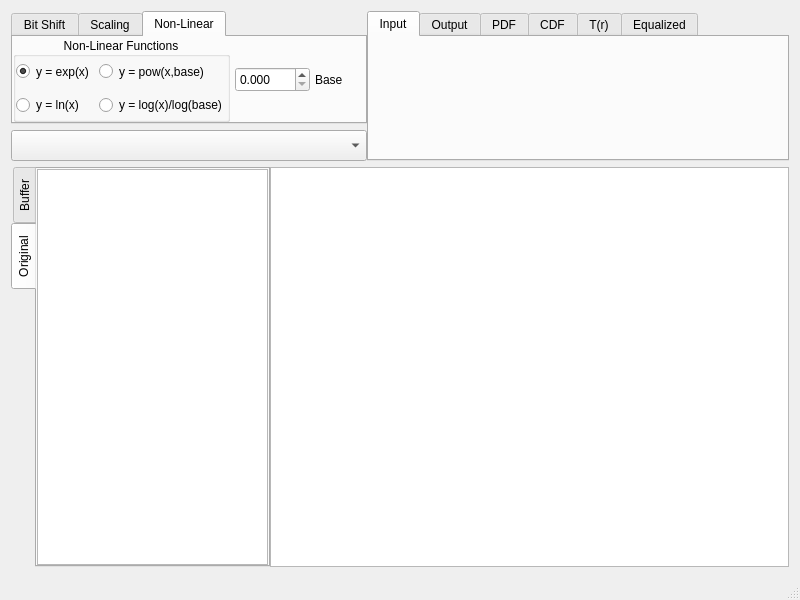
<?xml version="1.0" encoding="UTF-8"?>
<ui version="4.0">
 <class>MainWindow</class>
 <widget class="QMainWindow" name="MainWindow">
  <property name="geometry">
   <rect>
    <x>0</x>
    <y>0</y>
    <width>800</width>
    <height>600</height>
   </rect>
  </property>
  <property name="sizePolicy">
   <sizepolicy hsizetype="MinimumExpanding" vsizetype="Preferred">
    <horstretch>0</horstretch>
    <verstretch>0</verstretch>
   </sizepolicy>
  </property>
  <property name="minimumSize">
   <size>
    <width>800</width>
    <height>600</height>
   </size>
  </property>
  <property name="windowTitle">
   <string>MainWindow</string>
  </property>
  <widget class="QWidget" name="centralWidget">
   <property name="sizePolicy">
    <sizepolicy hsizetype="Expanding" vsizetype="Expanding">
     <horstretch>0</horstretch>
     <verstretch>0</verstretch>
    </sizepolicy>
   </property>
   <layout class="QVBoxLayout" name="verticalLayout" stretch="0,1">
    <item>
     <layout class="QHBoxLayout" name="horizontalLayout_10" stretch="1,2">
      <property name="spacing">
       <number>0</number>
      </property>
      <item>
       <layout class="QVBoxLayout" name="verticalLayout_2">
        <item>
         <widget class="QTabWidget" name="tabWidget_processSettings">
          <property name="currentIndex">
           <number>2</number>
          </property>
          <property name="iconSize">
           <size>
            <width>15</width>
            <height>15</height>
           </size>
          </property>
          <widget class="QWidget" name="tabBitShiftSettings">
           <property name="sizePolicy">
            <sizepolicy hsizetype="Expanding" vsizetype="Expanding">
             <horstretch>0</horstretch>
             <verstretch>0</verstretch>
            </sizepolicy>
           </property>
           <attribute name="title">
            <string>Bit Shift</string>
           </attribute>
           <layout class="QHBoxLayout" name="horizontalLayout_21">
            <property name="spacing">
             <number>5</number>
            </property>
            <property name="leftMargin">
             <number>0</number>
            </property>
            <property name="topMargin">
             <number>0</number>
            </property>
            <property name="rightMargin">
             <number>0</number>
            </property>
            <property name="bottomMargin">
             <number>0</number>
            </property>
            <item>
             <widget class="QGroupBox" name="groupBox_bitShiftControl">
              <property name="sizePolicy">
               <sizepolicy hsizetype="Expanding" vsizetype="Expanding">
                <horstretch>0</horstretch>
                <verstretch>0</verstretch>
               </sizepolicy>
              </property>
              <property name="minimumSize">
               <size>
                <width>0</width>
                <height>0</height>
               </size>
              </property>
              <property name="font">
               <font>
                <pointsize>12</pointsize>
               </font>
              </property>
              <property name="title">
               <string>Bit Shift Direction</string>
              </property>
              <property name="alignment">
               <set>Qt::AlignCenter</set>
              </property>
              <layout class="QVBoxLayout" name="verticalLayout_6">
               <property name="spacing">
                <number>5</number>
               </property>
               <property name="leftMargin">
                <number>0</number>
               </property>
               <property name="topMargin">
                <number>0</number>
               </property>
               <property name="rightMargin">
                <number>0</number>
               </property>
               <property name="bottomMargin">
                <number>0</number>
               </property>
               <item>
                <widget class="QRadioButton" name="buttonRadio_bitShiftLeft">
                 <property name="sizePolicy">
                  <sizepolicy hsizetype="Expanding" vsizetype="Expanding">
                   <horstretch>0</horstretch>
                   <verstretch>0</verstretch>
                  </sizepolicy>
                 </property>
                 <property name="minimumSize">
                  <size>
                   <width>0</width>
                   <height>0</height>
                  </size>
                 </property>
                 <property name="layoutDirection">
                  <enum>Qt::LeftToRight</enum>
                 </property>
                 <property name="text">
                  <string>Left (multiplication)</string>
                 </property>
                 <property name="checked">
                  <bool>true</bool>
                 </property>
                </widget>
               </item>
               <item>
                <widget class="QRadioButton" name="buttonRadio_bitShiftRight">
                 <property name="sizePolicy">
                  <sizepolicy hsizetype="Expanding" vsizetype="Expanding">
                   <horstretch>0</horstretch>
                   <verstretch>0</verstretch>
                  </sizepolicy>
                 </property>
                 <property name="minimumSize">
                  <size>
                   <width>0</width>
                   <height>0</height>
                  </size>
                 </property>
                 <property name="font">
                  <font>
                   <kerning>true</kerning>
                  </font>
                 </property>
                 <property name="layoutDirection">
                  <enum>Qt::LeftToRight</enum>
                 </property>
                 <property name="text">
                  <string>Right (division)</string>
                 </property>
                 <property name="checkable">
                  <bool>true</bool>
                 </property>
                </widget>
               </item>
              </layout>
             </widget>
            </item>
            <item>
             <widget class="QSpinBox" name="spinBox_bitShift">
              <property name="sizePolicy">
               <sizepolicy hsizetype="Fixed" vsizetype="Fixed">
                <horstretch>0</horstretch>
                <verstretch>0</verstretch>
               </sizepolicy>
              </property>
              <property name="minimumSize">
               <size>
                <width>75</width>
                <height>25</height>
               </size>
              </property>
              <property name="frame">
               <bool>true</bool>
              </property>
              <property name="maximum">
               <number>3</number>
              </property>
              <property name="value">
               <number>0</number>
              </property>
             </widget>
            </item>
            <item>
             <widget class="QLabel" name="label_bitShift_bits">
              <property name="sizePolicy">
               <sizepolicy hsizetype="Expanding" vsizetype="Expanding">
                <horstretch>0</horstretch>
                <verstretch>0</verstretch>
               </sizepolicy>
              </property>
              <property name="minimumSize">
               <size>
                <width>0</width>
                <height>0</height>
               </size>
              </property>
              <property name="text">
               <string>Bits</string>
              </property>
              <property name="indent">
               <number>0</number>
              </property>
             </widget>
            </item>
           </layout>
          </widget>
          <widget class="QWidget" name="tabScalingSettings">
           <property name="sizePolicy">
            <sizepolicy hsizetype="Expanding" vsizetype="Expanding">
             <horstretch>0</horstretch>
             <verstretch>0</verstretch>
            </sizepolicy>
           </property>
           <attribute name="title">
            <string>Scaling</string>
           </attribute>
           <layout class="QHBoxLayout" name="horizontalLayout_22">
            <property name="spacing">
             <number>5</number>
            </property>
            <property name="leftMargin">
             <number>0</number>
            </property>
            <property name="topMargin">
             <number>0</number>
            </property>
            <property name="rightMargin">
             <number>0</number>
            </property>
            <property name="bottomMargin">
             <number>0</number>
            </property>
            <item>
             <widget class="QGroupBox" name="groupBox_scalingControl">
              <property name="sizePolicy">
               <sizepolicy hsizetype="Expanding" vsizetype="Expanding">
                <horstretch>0</horstretch>
                <verstretch>0</verstretch>
               </sizepolicy>
              </property>
              <property name="minimumSize">
               <size>
                <width>0</width>
                <height>0</height>
               </size>
              </property>
              <property name="title">
               <string>GroupBox</string>
              </property>
              <property name="alignment">
               <set>Qt::AlignCenter</set>
              </property>
              <layout class="QVBoxLayout" name="verticalLayout_7" stretch="0,0">
               <property name="spacing">
                <number>5</number>
               </property>
               <property name="leftMargin">
                <number>0</number>
               </property>
               <property name="topMargin">
                <number>0</number>
               </property>
               <property name="rightMargin">
                <number>0</number>
               </property>
               <property name="bottomMargin">
                <number>0</number>
               </property>
               <item>
                <widget class="QRadioButton" name="radioButton_scaleUp">
                 <property name="sizePolicy">
                  <sizepolicy hsizetype="Expanding" vsizetype="Expanding">
                   <horstretch>0</horstretch>
                   <verstretch>0</verstretch>
                  </sizepolicy>
                 </property>
                 <property name="text">
                  <string>Scale Up</string>
                 </property>
                 <property name="checked">
                  <bool>true</bool>
                 </property>
                </widget>
               </item>
               <item>
                <widget class="QRadioButton" name="radioButton_scaleDown">
                 <property name="sizePolicy">
                  <sizepolicy hsizetype="Expanding" vsizetype="Expanding">
                   <horstretch>0</horstretch>
                   <verstretch>0</verstretch>
                  </sizepolicy>
                 </property>
                 <property name="text">
                  <string>Scale Down</string>
                 </property>
                </widget>
               </item>
              </layout>
             </widget>
            </item>
            <item>
             <widget class="QDoubleSpinBox" name="spinBox_scalingFactor">
              <property name="sizePolicy">
               <sizepolicy hsizetype="Fixed" vsizetype="Fixed">
                <horstretch>0</horstretch>
                <verstretch>0</verstretch>
               </sizepolicy>
              </property>
              <property name="minimumSize">
               <size>
                <width>75</width>
                <height>25</height>
               </size>
              </property>
              <property name="decimals">
               <number>3</number>
              </property>
              <property name="maximum">
               <double>1000.000000000000000</double>
              </property>
              <property name="value">
               <double>1.000000000000000</double>
              </property>
             </widget>
            </item>
            <item>
             <widget class="QLabel" name="label_scalingFactor">
              <property name="sizePolicy">
               <sizepolicy hsizetype="Expanding" vsizetype="Expanding">
                <horstretch>0</horstretch>
                <verstretch>0</verstretch>
               </sizepolicy>
              </property>
              <property name="minimumSize">
               <size>
                <width>0</width>
                <height>0</height>
               </size>
              </property>
              <property name="text">
               <string>Scaling Factor</string>
              </property>
             </widget>
            </item>
           </layout>
          </widget>
          <widget class="QWidget" name="tabNonLinearSettings">
           <property name="sizePolicy">
            <sizepolicy hsizetype="Expanding" vsizetype="Expanding">
             <horstretch>0</horstretch>
             <verstretch>0</verstretch>
            </sizepolicy>
           </property>
           <attribute name="title">
            <string>Non-Linear</string>
           </attribute>
           <layout class="QHBoxLayout" name="horizontalLayout_23">
            <property name="spacing">
             <number>5</number>
            </property>
            <property name="leftMargin">
             <number>0</number>
            </property>
            <property name="topMargin">
             <number>0</number>
            </property>
            <property name="rightMargin">
             <number>0</number>
            </property>
            <property name="bottomMargin">
             <number>0</number>
            </property>
            <item>
             <widget class="QGroupBox" name="groupBox_nonLinearControl">
              <property name="sizePolicy">
               <sizepolicy hsizetype="Expanding" vsizetype="Expanding">
                <horstretch>0</horstretch>
                <verstretch>0</verstretch>
               </sizepolicy>
              </property>
              <property name="minimumSize">
               <size>
                <width>0</width>
                <height>0</height>
               </size>
              </property>
              <property name="title">
               <string>Non-Linear Functions</string>
              </property>
              <property name="alignment">
               <set>Qt::AlignCenter</set>
              </property>
              <layout class="QGridLayout" name="gridLayout_2">
               <property name="leftMargin">
                <number>0</number>
               </property>
               <property name="topMargin">
                <number>0</number>
               </property>
               <property name="rightMargin">
                <number>0</number>
               </property>
               <property name="bottomMargin">
                <number>0</number>
               </property>
               <property name="spacing">
                <number>5</number>
               </property>
               <item row="0" column="1">
                <widget class="QRadioButton" name="buttonRadio_power">
                 <property name="sizePolicy">
                  <sizepolicy hsizetype="Expanding" vsizetype="Expanding">
                   <horstretch>0</horstretch>
                   <verstretch>0</verstretch>
                  </sizepolicy>
                 </property>
                 <property name="minimumSize">
                  <size>
                   <width>0</width>
                   <height>0</height>
                  </size>
                 </property>
                 <property name="text">
                  <string>y = pow(x,base)</string>
                 </property>
                </widget>
               </item>
               <item row="0" column="0">
                <widget class="QRadioButton" name="buttonRadio_exponential">
                 <property name="sizePolicy">
                  <sizepolicy hsizetype="Expanding" vsizetype="Expanding">
                   <horstretch>0</horstretch>
                   <verstretch>0</verstretch>
                  </sizepolicy>
                 </property>
                 <property name="minimumSize">
                  <size>
                   <width>0</width>
                   <height>0</height>
                  </size>
                 </property>
                 <property name="text">
                  <string>y = exp(x)</string>
                 </property>
                 <property name="checked">
                  <bool>true</bool>
                 </property>
                </widget>
               </item>
               <item row="1" column="1">
                <widget class="QRadioButton" name="buttonRadio_logarithm">
                 <property name="sizePolicy">
                  <sizepolicy hsizetype="Expanding" vsizetype="Expanding">
                   <horstretch>0</horstretch>
                   <verstretch>0</verstretch>
                  </sizepolicy>
                 </property>
                 <property name="minimumSize">
                  <size>
                   <width>0</width>
                   <height>0</height>
                  </size>
                 </property>
                 <property name="text">
                  <string>y = log(x)/log(base)</string>
                 </property>
                </widget>
               </item>
               <item row="1" column="0">
                <widget class="QRadioButton" name="buttonRadio_naturalLog">
                 <property name="sizePolicy">
                  <sizepolicy hsizetype="Expanding" vsizetype="Expanding">
                   <horstretch>0</horstretch>
                   <verstretch>0</verstretch>
                  </sizepolicy>
                 </property>
                 <property name="minimumSize">
                  <size>
                   <width>0</width>
                   <height>0</height>
                  </size>
                 </property>
                 <property name="text">
                  <string>y = ln(x)</string>
                 </property>
                </widget>
               </item>
              </layout>
              <zorder>buttonRadio_power</zorder>
              <zorder>buttonRadio_logarithm</zorder>
              <zorder>buttonRadio_exponential</zorder>
              <zorder>buttonRadio_naturalLog</zorder>
             </widget>
            </item>
            <item>
             <widget class="QDoubleSpinBox" name="spinBox_nonLinear">
              <property name="sizePolicy">
               <sizepolicy hsizetype="Fixed" vsizetype="Fixed">
                <horstretch>0</horstretch>
                <verstretch>0</verstretch>
               </sizepolicy>
              </property>
              <property name="minimumSize">
               <size>
                <width>75</width>
                <height>25</height>
               </size>
              </property>
              <property name="decimals">
               <number>3</number>
              </property>
              <property name="maximum">
               <double>10.000000000000000</double>
              </property>
              <property name="singleStep">
               <double>0.100000000000000</double>
              </property>
             </widget>
            </item>
            <item>
             <widget class="QLabel" name="label_nonLinear_base">
              <property name="sizePolicy">
               <sizepolicy hsizetype="MinimumExpanding" vsizetype="Expanding">
                <horstretch>0</horstretch>
                <verstretch>0</verstretch>
               </sizepolicy>
              </property>
              <property name="minimumSize">
               <size>
                <width>50</width>
                <height>0</height>
               </size>
              </property>
              <property name="text">
               <string>Base</string>
              </property>
              <property name="indent">
               <number>0</number>
              </property>
             </widget>
            </item>
           </layout>
          </widget>
         </widget>
        </item>
        <item>
         <widget class="QComboBox" name="comboBoxDefaultFileSelection">
          <property name="sizePolicy">
           <sizepolicy hsizetype="MinimumExpanding" vsizetype="Fixed">
            <horstretch>0</horstretch>
            <verstretch>0</verstretch>
           </sizepolicy>
          </property>
          <property name="minimumSize">
           <size>
            <width>300</width>
            <height>30</height>
           </size>
          </property>
          <property name="font">
           <font>
            <pointsize>14</pointsize>
           </font>
          </property>
          <property name="editable">
           <bool>false</bool>
          </property>
          <property name="iconSize">
           <size>
            <width>20</width>
            <height>20</height>
           </size>
          </property>
         </widget>
        </item>
       </layout>
      </item>
      <item>
       <widget class="QTabWidget" name="tabWidget_Histograms">
        <property name="sizePolicy">
         <sizepolicy hsizetype="Expanding" vsizetype="Expanding">
          <horstretch>0</horstretch>
          <verstretch>0</verstretch>
         </sizepolicy>
        </property>
        <property name="minimumSize">
         <size>
          <width>0</width>
          <height>0</height>
         </size>
        </property>
        <property name="autoFillBackground">
         <bool>false</bool>
        </property>
        <property name="tabPosition">
         <enum>QTabWidget::North</enum>
        </property>
        <property name="currentIndex">
         <number>0</number>
        </property>
        <property name="iconSize">
         <size>
          <width>15</width>
          <height>15</height>
         </size>
        </property>
        <widget class="QWidget" name="tabInputDistribution">
         <property name="sizePolicy">
          <sizepolicy hsizetype="Expanding" vsizetype="Expanding">
           <horstretch>0</horstretch>
           <verstretch>0</verstretch>
          </sizepolicy>
         </property>
         <attribute name="title">
          <string>Input</string>
         </attribute>
         <layout class="QHBoxLayout" name="horizontalLayout_13">
          <property name="spacing">
           <number>0</number>
          </property>
          <property name="leftMargin">
           <number>0</number>
          </property>
          <property name="topMargin">
           <number>0</number>
          </property>
          <property name="rightMargin">
           <number>0</number>
          </property>
          <property name="bottomMargin">
           <number>0</number>
          </property>
          <item>
           <widget class="QCustomPlot" name="qCustomPlotHistogram1" native="true">
            <property name="sizePolicy">
             <sizepolicy hsizetype="Expanding" vsizetype="Expanding">
              <horstretch>0</horstretch>
              <verstretch>0</verstretch>
             </sizepolicy>
            </property>
           </widget>
          </item>
         </layout>
        </widget>
        <widget class="QWidget" name="tabOutputDistribution">
         <property name="sizePolicy">
          <sizepolicy hsizetype="Expanding" vsizetype="Expanding">
           <horstretch>0</horstretch>
           <verstretch>0</verstretch>
          </sizepolicy>
         </property>
         <attribute name="title">
          <string>Output</string>
         </attribute>
         <layout class="QHBoxLayout" name="horizontalLayout_12">
          <property name="spacing">
           <number>0</number>
          </property>
          <property name="leftMargin">
           <number>0</number>
          </property>
          <property name="topMargin">
           <number>0</number>
          </property>
          <property name="rightMargin">
           <number>0</number>
          </property>
          <property name="bottomMargin">
           <number>0</number>
          </property>
          <item>
           <widget class="QCustomPlot" name="qCustomPlotHistogram2" native="true">
            <property name="sizePolicy">
             <sizepolicy hsizetype="Expanding" vsizetype="Expanding">
              <horstretch>0</horstretch>
              <verstretch>0</verstretch>
             </sizepolicy>
            </property>
            <property name="autoFillBackground">
             <bool>true</bool>
            </property>
           </widget>
          </item>
         </layout>
        </widget>
        <widget class="QWidget" name="tabBufferPDF">
         <property name="sizePolicy">
          <sizepolicy hsizetype="Expanding" vsizetype="Expanding">
           <horstretch>0</horstretch>
           <verstretch>0</verstretch>
          </sizepolicy>
         </property>
         <attribute name="title">
          <string>PDF</string>
         </attribute>
         <layout class="QHBoxLayout" name="horizontalLayout_14">
          <property name="spacing">
           <number>0</number>
          </property>
          <property name="leftMargin">
           <number>0</number>
          </property>
          <property name="topMargin">
           <number>0</number>
          </property>
          <property name="rightMargin">
           <number>0</number>
          </property>
          <property name="bottomMargin">
           <number>0</number>
          </property>
          <item>
           <widget class="QCustomPlot" name="qCustomPlotHistogram3" native="true">
            <property name="sizePolicy">
             <sizepolicy hsizetype="Expanding" vsizetype="Expanding">
              <horstretch>0</horstretch>
              <verstretch>0</verstretch>
             </sizepolicy>
            </property>
           </widget>
          </item>
         </layout>
        </widget>
        <widget class="QWidget" name="tabBufferCDF">
         <property name="sizePolicy">
          <sizepolicy hsizetype="Expanding" vsizetype="Expanding">
           <horstretch>0</horstretch>
           <verstretch>0</verstretch>
          </sizepolicy>
         </property>
         <attribute name="title">
          <string>CDF</string>
         </attribute>
         <layout class="QHBoxLayout" name="horizontalLayout_15">
          <property name="spacing">
           <number>0</number>
          </property>
          <property name="leftMargin">
           <number>0</number>
          </property>
          <property name="topMargin">
           <number>0</number>
          </property>
          <property name="rightMargin">
           <number>0</number>
          </property>
          <property name="bottomMargin">
           <number>0</number>
          </property>
          <item>
           <widget class="QCustomPlot" name="qCustomPlotHistogram4" native="true">
            <property name="sizePolicy">
             <sizepolicy hsizetype="Expanding" vsizetype="Expanding">
              <horstretch>0</horstretch>
              <verstretch>0</verstretch>
             </sizepolicy>
            </property>
           </widget>
          </item>
         </layout>
        </widget>
        <widget class="QWidget" name="tabBufferTransform">
         <property name="sizePolicy">
          <sizepolicy hsizetype="Expanding" vsizetype="Expanding">
           <horstretch>0</horstretch>
           <verstretch>0</verstretch>
          </sizepolicy>
         </property>
         <attribute name="title">
          <string>T(r)</string>
         </attribute>
         <layout class="QHBoxLayout" name="horizontalLayout_16">
          <property name="spacing">
           <number>0</number>
          </property>
          <property name="leftMargin">
           <number>0</number>
          </property>
          <property name="topMargin">
           <number>0</number>
          </property>
          <property name="rightMargin">
           <number>0</number>
          </property>
          <property name="bottomMargin">
           <number>0</number>
          </property>
          <item>
           <widget class="QCustomPlot" name="qCustomPlotHistogram5" native="true">
            <property name="sizePolicy">
             <sizepolicy hsizetype="Expanding" vsizetype="Expanding">
              <horstretch>0</horstretch>
              <verstretch>0</verstretch>
             </sizepolicy>
            </property>
           </widget>
          </item>
         </layout>
        </widget>
        <widget class="QWidget" name="tabBufferEqualized">
         <property name="sizePolicy">
          <sizepolicy hsizetype="Expanding" vsizetype="Expanding">
           <horstretch>0</horstretch>
           <verstretch>0</verstretch>
          </sizepolicy>
         </property>
         <attribute name="title">
          <string>Equalized</string>
         </attribute>
         <layout class="QHBoxLayout" name="horizontalLayout_17">
          <property name="spacing">
           <number>0</number>
          </property>
          <property name="leftMargin">
           <number>0</number>
          </property>
          <property name="topMargin">
           <number>0</number>
          </property>
          <property name="rightMargin">
           <number>0</number>
          </property>
          <property name="bottomMargin">
           <number>0</number>
          </property>
          <item>
           <widget class="QCustomPlot" name="qCustomPlotHistogram6" native="true">
            <property name="sizePolicy">
             <sizepolicy hsizetype="Expanding" vsizetype="Expanding">
              <horstretch>0</horstretch>
              <verstretch>0</verstretch>
             </sizepolicy>
            </property>
           </widget>
          </item>
         </layout>
        </widget>
       </widget>
      </item>
     </layout>
    </item>
    <item>
     <layout class="QHBoxLayout" name="horizontalLayout_ImagePane" stretch="1,2">
      <property name="spacing">
       <number>0</number>
      </property>
      <property name="sizeConstraint">
       <enum>QLayout::SetDefaultConstraint</enum>
      </property>
      <item>
       <widget class="QTabWidget" name="tabWidget_Images">
        <property name="tabPosition">
         <enum>QTabWidget::West</enum>
        </property>
        <property name="currentIndex">
         <number>1</number>
        </property>
        <property name="iconSize">
         <size>
          <width>15</width>
          <height>15</height>
         </size>
        </property>
        <widget class="QWidget" name="tabBufferImage">
         <attribute name="title">
          <string>Buffer</string>
         </attribute>
         <layout class="QHBoxLayout" name="horizontalLayout_19">
          <property name="spacing">
           <number>0</number>
          </property>
          <property name="leftMargin">
           <number>0</number>
          </property>
          <property name="topMargin">
           <number>0</number>
          </property>
          <property name="rightMargin">
           <number>0</number>
          </property>
          <property name="bottomMargin">
           <number>0</number>
          </property>
          <item>
           <widget class="QGraphicsView" name="graphicsView_image_buffer">
            <property name="sizePolicy">
             <sizepolicy hsizetype="Expanding" vsizetype="Expanding">
              <horstretch>0</horstretch>
              <verstretch>0</verstretch>
             </sizepolicy>
            </property>
            <property name="minimumSize">
             <size>
              <width>0</width>
              <height>0</height>
             </size>
            </property>
            <property name="sizeIncrement">
             <size>
              <width>128</width>
              <height>64</height>
             </size>
            </property>
            <property name="baseSize">
             <size>
              <width>256</width>
              <height>128</height>
             </size>
            </property>
            <property name="sizeAdjustPolicy">
             <enum>QAbstractScrollArea::AdjustToContents</enum>
            </property>
           </widget>
          </item>
         </layout>
        </widget>
        <widget class="QWidget" name="tabInputImage">
         <attribute name="title">
          <string>Original</string>
         </attribute>
         <layout class="QHBoxLayout" name="horizontalLayout_18">
          <property name="spacing">
           <number>0</number>
          </property>
          <property name="leftMargin">
           <number>0</number>
          </property>
          <property name="topMargin">
           <number>0</number>
          </property>
          <property name="rightMargin">
           <number>0</number>
          </property>
          <property name="bottomMargin">
           <number>0</number>
          </property>
          <item>
           <widget class="QGraphicsView" name="graphicsView_image_input">
            <property name="sizePolicy">
             <sizepolicy hsizetype="Expanding" vsizetype="Expanding">
              <horstretch>0</horstretch>
              <verstretch>0</verstretch>
             </sizepolicy>
            </property>
            <property name="minimumSize">
             <size>
              <width>0</width>
              <height>0</height>
             </size>
            </property>
            <property name="sizeAdjustPolicy">
             <enum>QAbstractScrollArea::AdjustToContents</enum>
            </property>
           </widget>
          </item>
         </layout>
        </widget>
       </widget>
      </item>
      <item>
       <widget class="QGraphicsView" name="graphicsView_image_output">
        <property name="sizePolicy">
         <sizepolicy hsizetype="Expanding" vsizetype="Expanding">
          <horstretch>0</horstretch>
          <verstretch>0</verstretch>
         </sizepolicy>
        </property>
        <property name="minimumSize">
         <size>
          <width>0</width>
          <height>0</height>
         </size>
        </property>
        <property name="sizeAdjustPolicy">
         <enum>QAbstractScrollArea::AdjustToContents</enum>
        </property>
       </widget>
      </item>
     </layout>
    </item>
   </layout>
  </widget>
  <widget class="QStatusBar" name="statusBar"/>
  <widget class="QMenuBar" name="menuBar">
   <property name="geometry">
    <rect>
     <x>0</x>
     <y>0</y>
     <width>800</width>
     <height>22</height>
    </rect>
   </property>
  </widget>
 </widget>
 <layoutdefault spacing="6" margin="11"/>
 <customwidgets>
  <customwidget>
   <class>QCustomPlot</class>
   <extends>QWidget</extends>
   <header>qcustomplot.h</header>
   <container>1</container>
  </customwidget>
 </customwidgets>
 <resources/>
 <connections/>
</ui>
